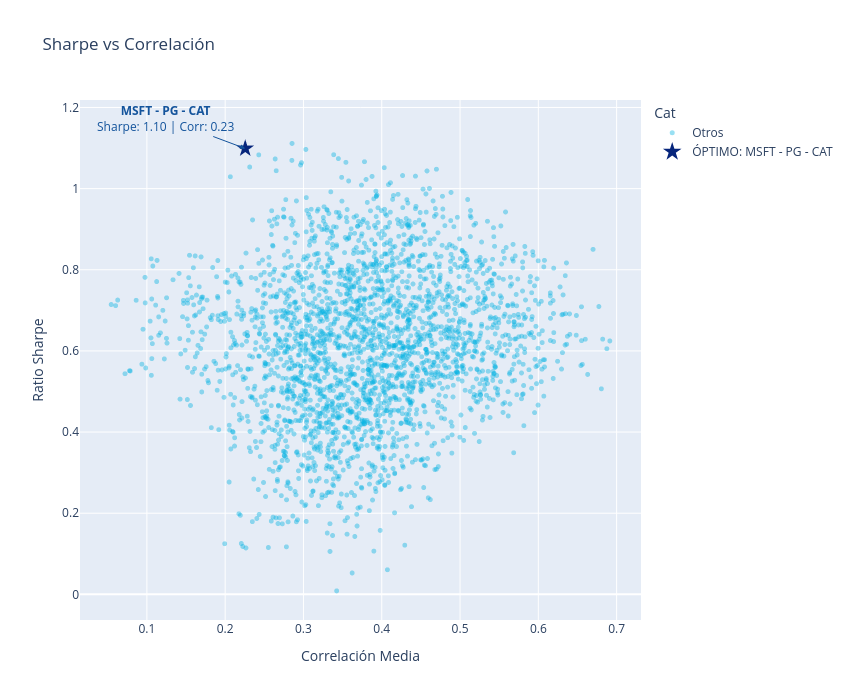

Here is the notebook cell this chart was saved with:
### Code cell
# 1. Preparar retornos
activos = ['AXP', 'CRM', 'MSFT', 'KO', 'JNJ', 'GS', 'PG', 'DIS', 'UNH', 'MRK', 'V', 'CVX', 'BA', 'INTC', 'MMM', 'IBM', 'CSCO', 'AAPL', 'MCD', 'CAT', 'HD', 'AMGN', 'JPM', 'NKE', 'TRV', 'DOW']
retornos = df.xs("close", axis=1, level=1).filter(items=activos).pct_change().dropna()

r_anual = retornos.mean() * 252
cov_anual = retornos.cov() * 252
matriz_corr = retornos.corr()

# 2. Calcular métricas para cada trío
resultados = []
for trio in combinations(retornos.columns, 3):
    t = list(trio)
    rent = r_anual[t].mean()
    vol = np.sqrt(cov_anual.loc[t, t].values.sum() / 9)
    corr_media = (matriz_corr.loc[t, t].values.sum() - 3) / 6
    
    resultados.append({
        "Trio": " - ".join(t), 
        "Corr": round(corr_media, 4), 
        "Sharpe": round(rent / vol, 4), 
        "Rent": rent, 
        "Vol": vol
    })

df_t = pd.DataFrame(resultados)

# 3. Identificar el mejor trío
top = df_t.loc[(df_t["Sharpe"] - df_t["Corr"]).idxmax()]
opt_label = f"ÓPTIMO: {top['Trio']}"
df_t["Cat"] = np.where(df_t.index == top.name, opt_label, "Otros")

# 4. Crear gráfico
fig = px.scatter(
    df_t, x="Corr", y="Sharpe", color="Cat", hover_data=["Trio", "Rent", "Vol"],
    color_discrete_map={"Otros": paleta_bbva["azul_celeste_aqua"], opt_label: paleta_bbva["azul_oscuro_digital"]},
    title="Sharpe vs Correlación",
    labels={"Corr": "Correlación Media", "Sharpe": "Ratio Sharpe"}
)

fig.add_annotation(
    x=top["Corr"], y=top["Sharpe"], 
    text=f"<b>{top['Trio']}</b><br>Sharpe: {top['Sharpe']:.2f} | Corr: {top['Corr']:.2f}",
    showarrow=True, arrowhead=2, arrowcolor=paleta_bbva["azul_logotipo"], ax=-80, ay=-30, font=dict(color=paleta_bbva["azul_logotipo"])
)

fig.update_traces(marker=dict(size=5, opacity=0.4), selector=dict(name="Otros"))
fig.update_traces(marker=dict(size=14, symbol="star"), selector=dict(name=opt_label))
fig.update_layout(height=700, width=850).show()

### Figure 1 — Plotly figure (JSON) as saved in the notebook; plotly's stock layout.template omitted (floating-point values rounded to 4 significant figures; data arrays with more than 128 entries replaced by an {"elided": "..."} marker saying what was removed)
{"data": [{"customdata": {"elided": "2599x3 mixed values"}, "hovertemplate": "Cat=Otros<br>Correlación Media=%{x}<br>Ratio Sharpe=%{y}<br>Trio=%{customdata[0]}<br>Rent=%{customdata[1]}<br>Vol=%{customdata[2]}<extra></extra>", "legendgroup": "Otros", "marker": {"color": "#00B1E1", "opacity": 0.4, "size": 5, "symbol": "circle"}, "mode": "markers", "name": "Otros", "showlegend": true, "type": "scattergl", "x": {"elided": "2599 float values"}, "xaxis": "x", "y": {"elided": "2599 float values"}, "yaxis": "y"}, {"customdata": [["MSFT - PG - CAT", 0.2251, 0.2049]], "hovertemplate": "Cat=ÓPTIMO: MSFT - PG - CAT<br>Correlación Media=%{x}<br>Ratio Sharpe=%{y}<br>Trio=%{customdata[0]}<br>Rent=%{customdata[1]}<br>Vol=%{customdata[2]}<extra></extra>", "legendgroup": "ÓPTIMO: MSFT - PG - CAT", "marker": {"color": "#06257C", "size": 14, "symbol": "star"}, "mode": "markers", "name": "ÓPTIMO: MSFT - PG - CAT", "showlegend": true, "type": "scattergl", "x": [0.2256], "xaxis": "x", "y": [1.099], "yaxis": "y"}], "layout": {"annotations": [{"arrowcolor": "#14549C", "arrowhead": 2, "ax": -80, "ay": -30, "font": {"color": "#14549C"}, "showarrow": true, "text": "<b>MSFT - PG - CAT</b><br>Sharpe: 1.10 | Corr: 0.23", "x": 0.2256, "y": 1.099}], "height": 700, "legend": {"title": {"text": "Cat"}, "tracegroupgap": 0}, "title": {"text": "Sharpe vs Correlación"}, "width": 850, "xaxis": {"anchor": "y", "domain": [0, 1], "title": {"text": "Correlación Media"}}, "yaxis": {"anchor": "x", "domain": [0, 1], "title": {"text": "Ratio Sharpe"}}}}
